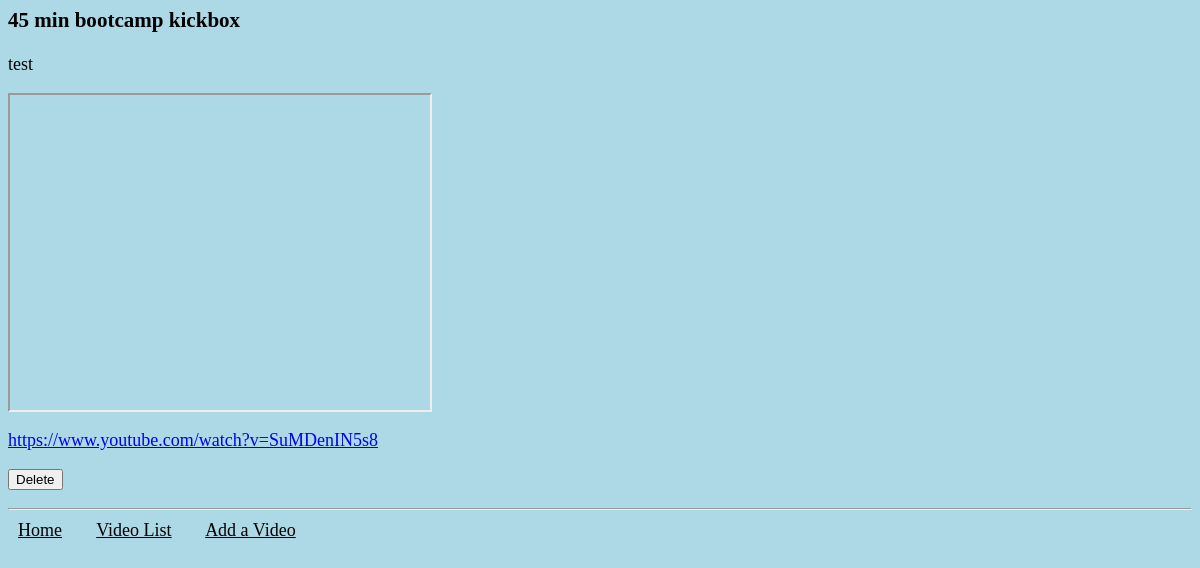
Screenshot of /video/2 with the database file from the repository.
### video_collection/models.py (models this page shows, shortened)
class Video(models.Model):
    name = models.CharField(max_length=200)
    url = models.CharField(max_length=400)
    notes = models.TextField(blank=True, null=True)
    video_id = models.CharField(max_length=40, unique=True)

### video_collection/views.py (the view)
# urls.py: path('video/<int:video_pk>', views.video_detail, name='video_detail'),
def video_detail(request, video_pk):
    video = get_object_or_404(Video, pk=video_pk)
    return render(request, 'video_collection/video_detail.html', {'video': video} )

### video_collection/templates/video_collection/video_detail.html (shortened to what this page needs)
{% extends 'video_collection/base.html' %}
{% block content %}
<h3>{{ video.name }}</h3>
    <p>{{ video.notes }}</p>
        <iframe width="420" height="315" src="https://youtube.com/embed/{{ video.video_id }}"></iframe>
        <p><a href="{{video.url}}">{{ video.url }}</a></p>
    <form action="{% url 'delete_video' video.pk %}" method="POST">
        <button type=submit class="delete">Delete</button>
    </form>
{% endblock %}

### video_collection/static/css/style.css (style rules this page uses)
body { background-color: lightblue; font-size: large; }

### rows the page displays
Video: name "45 min bootcamp kickbox", notes "test", url "https://www.youtube.com/watch?v=SuMDenIN5s8"
